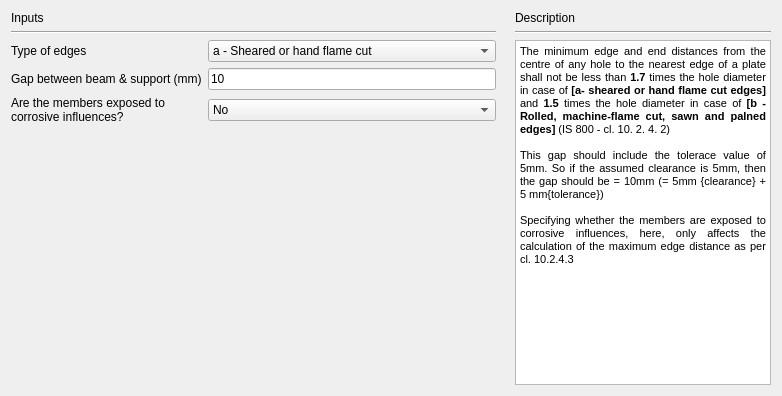
     <widget class="QWidget" name="tab_Detailing">
      <attribute name="title">
       <string>Detailing</string>
      </attribute>
      <layout class="QGridLayout" name="gridLayout_18">
       <item row="0" column="0">
        <layout class="QGridLayout" name="gridLayout_17">
         <item row="0" column="0">
          <layout class="QGridLayout" name="gridLayout_6">
           <item row="0" column="0">
            <widget class="QLabel" name="label_38">
             <property name="text">
              <string>Inputs</string>
             </property>
            </widget>
           </item>
           <item row="1" column="0">
            <widget class="Line" name="line_11">
             <property name="orientation">
              <enum>Qt::Horizontal</enum>
             </property>
            </widget>
           </item>
          </layout>
         </item>
         <item row="1" column="0">
          <layout class="QGridLayout" name="gridLayout_4">
           <item row="0" column="0">
            <widget class="QLabel" name="label_39">
             <property name="text">
              <string>Type of edges</string>
             </property>
            </widget>
           </item>
           <item row="0" column="1">
            <widget class="QComboBox" name="combo_detailingEdgeType">
             <item>
              <property name="text">
               <string>a - Sheared or hand flame cut</string>
              </property>
             </item>
             <item>
              <property name="text">
               <string>b - Rolled, machine-flame cut, sawn and planed</string>
              </property>
             </item>
            </widget>
           </item>
           <item row="1" column="0">
            <widget class="QLabel" name="label_29">
             <property name="text">
              <string>Gap between beam &amp; support (mm)</string>
             </property>
            </widget>
           </item>
           <item row="1" column="1">
            <widget class="QLineEdit" name="txt_detailingGap">
             <property name="text">
              <string>10</string>
             </property>
             <property name="alignment">
              <set>Qt::AlignLeading|Qt::AlignLeft|Qt::AlignVCenter</set>
             </property>
            </widget>
           </item>
           <item row="2" column="0">
            <widget class="QLabel" name="label_40">
             <property name="text">
              <string>Are the members exposed to
corrosive influences?</string>
             </property>
            </widget>
           </item>
           <item row="2" column="1">
            <widget class="QComboBox" name="combo_detailing_memebers">
             <item>
              <property name="text">
               <string>No</string>
              </property>
             </item>
             <item>
              <property name="text">
               <string>Yes</string>
              </property>
             </item>
            </widget>
           </item>
          </layout>
         </item>
        </layout>
       </item>
       <item row="0" column="1">
        <spacer name="horizontalSpacer_12">
         <property name="orientation">
          <enum>Qt::Horizontal</enum>
         </property>
         <property name="sizeHint" stdset="0">
          <size>
           <width>13</width>
           <height>20</height>
          </size>
         </property>
        </spacer>
       </item>
       <item row="0" column="2" rowspan="2">
        <layout class="QGridLayout" name="gridLayout_10">
         <item row="1" column="0">
          <widget class="Line" name="line_6">
           <property name="orientation">
            <enum>Qt::Horizontal</enum>
           </property>
          </widget>
         </item>
         <item row="0" column="0">
          <widget class="QLabel" name="label_18">
           <property name="text">
            <string>Description</string>
           </property>
          </widget>
         </item>
         <item row="2" column="0">
          <widget class="QTextBrowser" name="textBrowser_detailingDescription">
           <property name="minimumSize">
            <size>
             <width>210</width>
             <height>0</height>
            </size>
           </property>
           <property name="html">
            <string>&lt;!DOCTYPE HTML PUBLIC &quot;-//W3C//DTD HTML 4.0//EN&quot; &quot;http://www.w3.org/TR/REC-html40/strict.dtd&quot;&gt;
&lt;html&gt;&lt;head&gt;&lt;meta name=&quot;qrichtext&quot; content=&quot;1&quot; /&gt;&lt;style type=&quot;text/css&quot;&gt;
p, li { white-space: pre-wrap; }
&lt;/style&gt;&lt;/head&gt;&lt;body style=&quot; font-family:'MS Shell Dlg 2'; font-size:7.8pt; font-weight:400; font-style:normal;&quot;&gt;
&lt;p align=&quot;justify&quot; style=&quot; margin-top:0px; margin-bottom:0px; margin-left:0px; margin-right:0px; -qt-block-indent:0; text-indent:0px;&quot;&gt;&lt;span style=&quot; font-size:8pt;&quot;&gt;The minimum edge and end distances from the centre of any hole to the nearest edge of a plate shall not be less than &lt;/span&gt;&lt;span style=&quot; font-size:8pt; font-weight:600;&quot;&gt;1.7&lt;/span&gt;&lt;span style=&quot; font-size:8pt;&quot;&gt; times the hole diameter in case of &lt;/span&gt;&lt;span style=&quot; font-size:8pt; font-weight:600;&quot;&gt;[a- sheared or hand flame cut edges] &lt;/span&gt;&lt;span style=&quot; font-size:8pt;&quot;&gt;and &lt;/span&gt;&lt;span style=&quot; font-size:8pt; font-weight:600;&quot;&gt;1.5 &lt;/span&gt;&lt;span style=&quot; font-size:8pt;&quot;&gt;times the hole diameter in case of &lt;/span&gt;&lt;span style=&quot; font-size:8pt; font-weight:600;&quot;&gt;[b - Rolled, machine-flame cut, sawn and palned edges]&lt;/span&gt;&lt;span style=&quot; font-size:8pt;&quot;&gt; (IS 800 - cl. 10. 2. 4. 2)&lt;/span&gt;&lt;/p&gt;
&lt;p align=&quot;justify&quot; style=&quot;-qt-paragraph-type:empty; margin-top:0px; margin-bottom:0px; margin-left:0px; margin-right:0px; -qt-block-indent:0; text-indent:0px; font-family:'Calibri'; font-size:8pt; vertical-align:middle;&quot;&gt;&lt;br /&gt;&lt;/p&gt;
&lt;p align=&quot;justify&quot; style=&quot; margin-top:0px; margin-bottom:0px; margin-left:0px; margin-right:0px; -qt-block-indent:0; text-indent:0px;&quot;&gt;&lt;span style=&quot; font-size:8pt;&quot;&gt;This gap should include the tolerace value of 5mm. So if the assumed clearance is 5mm, then the gap should be = 10mm (= 5mm {clearance} + 5 mm{tolerance})&lt;/span&gt;&lt;/p&gt;
&lt;p align=&quot;justify&quot; style=&quot;-qt-paragraph-type:empty; margin-top:0px; margin-bottom:0px; margin-left:0px; margin-right:0px; -qt-block-indent:0; text-indent:0px; font-family:'Calibri'; font-size:8pt;&quot;&gt;&lt;br /&gt;&lt;/p&gt;
&lt;p align=&quot;justify&quot; style=&quot; margin-top:0px; margin-bottom:0px; margin-left:0px; margin-right:0px; -qt-block-indent:0; text-indent:0px;&quot;&gt;&lt;span style=&quot; font-size:8pt;&quot;&gt;Specifying whether the members are exposed to corrosive influences, here, only affects the calculation of the maximum edge distance as per cl. 10.2.4.3&lt;/span&gt;&lt;/p&gt;
&lt;p align=&quot;justify&quot; style=&quot;-qt-paragraph-type:empty; margin-top:0px; margin-bottom:0px; margin-left:0px; margin-right:0px; -qt-block-indent:0; text-indent:0px; font-size:8pt;&quot;&gt;&lt;br /&gt;&lt;/p&gt;&lt;/body&gt;&lt;/html&gt;</string>
           </property>
          </widget>
         </item>
        </layout>
       </item>
       <item row="1" column="0">
        <spacer name="verticalSpacer_3">
         <property name="orientation">
          <enum>Qt::Vertical</enum>
         </property>
         <property name="sizeHint" stdset="0">
          <size>
           <width>20</width>
           <height>255</height>
          </size>
         </property>
        </spacer>
       </item>
      </layout>
     </widget>
